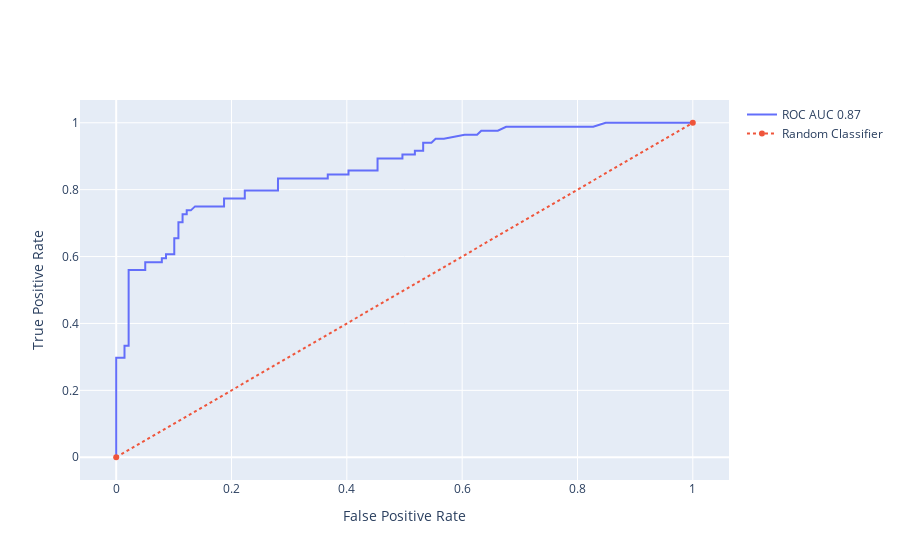

Notebook source saved alongside this figure:
### Code cell
# строим кривую ROC AUC
roc_auc = auc(false_positive_rate, true_positive_rate)
fig = go.Figure()
fig.add_trace(go.Scatter(x=false_positive_rate.tolist(),
                         y=true_positive_rate.tolist(),
                         name='ROC AUC ' + str(round(tree_auc, 2)))
                         )
fig.add_trace(go.Scatter(x=np.linspace(0,1,2), y=np.linspace(0,1,2), line=dict(dash='dot'), name='Random Classifier'))
fig.update_layout(xaxis_title='False Positive Rate', yaxis_title='True Positive Rate')
fig.show()
